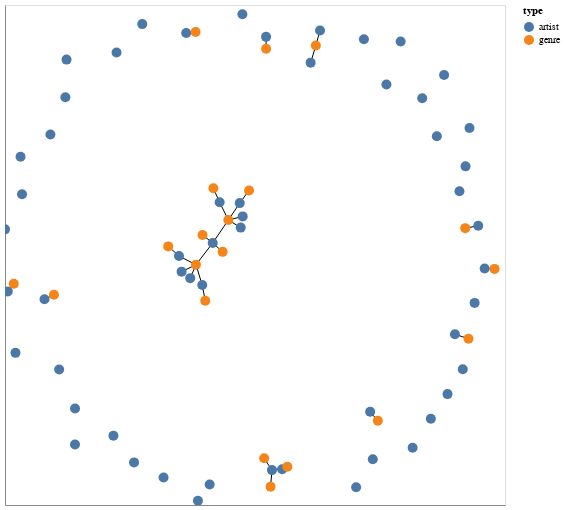

Notebook cell for this chart:
### Code cell
def draw_network(graph,labels=True,size_v=300):        #labels is true or false
    position = nx.spring_layout(graph)

    nodelayer = nxa.draw_networkx_nodes(graph,pos=position)
    edgeslayer = nxa.draw_networkx_edges(graph,pos=position)
    n1=nodelayer.mark_circle(size=size_v,opacity=1).encode(color='type:N',tooltip=['id:N'])
    text = nodelayer.mark_text(color='black').encode(
        text='id:N'
        )
    if labels:
        return(edgeslayer+n1+text)
    return((edgeslayer+n1).interactive())
draw_network(graph,False,100).properties(width=500,height=500)

### Figure 1 — Vega-Lite specification as saved in the notebook (floating-point values rounded to 4 significant figures)
{"config": {"view": {"continuousWidth": 300, "continuousHeight": 300}}, "layer": [{"data": {"name": "data-06151687056a7317da20674de4060321"}, "mark": {"type": "line", "color": "black", "opacity": 1.0, "strokeWidth": 1}, "encoding": {"detail": {"field": "edge", "type": "quantitative"}, "x": {"axis": {"grid": false, "labels": false, "ticks": false, "title": ""}, "field": "x", "type": "quantitative"}, "y": {"axis": {"grid": false, "labels": false, "ticks": false, "title": ""}, "field": "y", "type": "quantitative"}}, "name": "view_2"}, {"data": {"name": "data-1c3d204f7d761517b0c051d1f8096170"}, "mark": {"type": "circle", "opacity": 1, "size": 100}, "encoding": {"color": {"field": "type", "type": "nominal"}, "tooltip": [{"field": "id", "type": "nominal"}], "x": {"axis": {"grid": false, "labels": false, "ticks": false}, "field": "x", "type": "quantitative"}, "y": {"axis": {"grid": false, "labels": false, "ticks": false}, "field": "y", "type": "quantitative"}}}], "height": 500, "params": [{"name": "param_2", "select": {"type": "interval", "encodings": ["x", "y"]}, "bind": "scales", "views": ["view_2"]}], "width": 500, "$schema": "https://vega.github.io/schema/vega-lite/v5.8.0.json", "datasets": {"data-06151687056a7317da20674de4060321": [{"source": "Jensen McRae", "target": "gen z singer-songwriter", "x": 0.2226, "pair": ["Jensen McRae", "gen z singer-songwriter"], "y": 0.7695, "edge": 0}, {"source": "Jensen McRae", "target": "gen z singer-songwriter", "x": 0.2435, "pair": ["Jensen McRae", "gen z singer-songwriter"], "y": 0.8382, "edge": 0}, {"source": "gen z singer-songwriter", "target": "Sydney Rose", "x": 0.2435, "pair": ["gen z singer-songwriter", "Sydney Rose"], "y": 0.8382, "edge": 1}, {"source": "gen z singer-songwriter", "target": "Sydney Rose", "x": 0.2601, "pair": ["gen z singer-songwriter", "Sydney Rose"], "y": 0.8979, "edge": 1}, {"source": "Maisie Peters", "target": "alt z", "x": -0.06103, "pair": ["Maisie Peters", "alt z"], "y": 0.2076, "edge": 2}, {"source": "Maisie Peters", "target": "alt z", "x": -0.1067, "pair": ["Maisie Peters", "alt z"], "y": 0.1398, "edge": 2}, {"source": "Maisie Peters", "target": "uk pop", "x": -0.06103, "pair": ["Maisie Peters", "uk pop"], "y": 0.2076, "edge": 3}, {"source": "Maisie Peters", "target": "uk pop", "x": -0.02398, "pair": ["Maisie Peters", "uk pop"], "y": 0.2583, "edge": 3}, {"source": "alt z", "target": "Leanna Firestone", "x": -0.1067, "pair": ["alt z", "Leanna Firestone"], "y": 0.1398, "edge": 4}, {"source": "alt z", "target": "Leanna Firestone", "x": -0.04921, "pair": ["alt z", "Leanna Firestone"], "y": 0.1544, "edge": 4}, {"source": "alt z", "target": "Emei", "x": -0.1067, "pair": ["alt z", "Emei"], "y": 0.1398, "edge": 5}, {"source": "alt z", "target": "Emei", "x": -0.1415, "pair": ["alt z", "Emei"], "y": 0.2112, "edge": 5}, {"source": "alt z", "target": "chloe moriondo", "x": -0.1067, "pair": ["alt z", "chloe moriondo"], "y": 0.1398, "edge": 6}, {"source": "alt z", "target": "chloe moriondo", "x": -0.1691, "pair": ["alt z", "chloe moriondo"], "y": 0.04831, "edge": 6}, {"source": "alt z", "target": "Imani Graham", "x": -0.1067, "pair": ["alt z", "Imani Graham"], "y": 0.1398, "edge": 7}, {"source": "alt z", "target": "Imani Graham", "x": -0.0572, "pair": ["alt z", "Imani Graham"], "y": 0.1096, "edge": 7}, {"source": "The Beaches", "target": "toronto indie", "x": 0.893, "pair": ["The Beaches", "toronto indie"], "y": 0.1167, "edge": 8}, {"source": "The Beaches", "target": "toronto indie", "x": 0.8409, "pair": ["The Beaches", "toronto indie"], "y": 0.1075, "edge": 8}, {"source": "Blond", "target": "german indie", "x": -0.2752, "pair": ["Blond", "german indie"], "y": 0.8882, "edge": 9}, {"source": "Blond", "target": "german indie", "x": -0.2377, "pair": ["Blond", "german indie"], "y": 0.8921, "edge": 9}, {"source": "Dilla", "target": "neue neue deutsche welle", "x": 0.9186, "pair": ["Dilla", "neue neue deutsche welle"], "y": -0.05409, "edge": 10}, {"source": "Dilla", "target": "neue neue deutsche welle", "x": 0.9582, "pair": ["Dilla", "neue neue deutsche welle"], "y": -0.05553, "edge": 10}, {"source": "Chappell Roan", "target": "indie pop", "x": -0.304, "pair": ["Chappell Roan", "indie pop"], "y": -0.003796, "edge": 11}, {"source": "Chappell Roan", "target": "indie pop", "x": -0.2362, "pair": ["Chappell Roan", "indie pop"], "y": -0.03918, "edge": 11}, {"source": "Chappell Roan", "target": "springfield mo indie", "x": -0.304, "pair": ["Chappell Roan", "springfield mo indie"], "y": -0.003796, "edge": 12}, {"source": "Chappell Roan", "target": "springfield mo indie", "x": -0.3471, "pair": ["Chappell Roan", "springfield mo indie"], "y": 0.03444, "edge": 12}, {"source": "indie pop", "target": "Boyish", "x": -0.2362, "pair": ["indie pop", "Boyish"], "y": -0.03918, "edge": 13}, {"source": "indie pop", "target": "Boyish", "x": -0.2936, "pair": ["indie pop", "Boyish"], "y": -0.06656, "edge": 13}, {"source": "indie pop", "target": "chloe moriondo", "x": -0.2362, "pair": ["indie pop", "chloe moriondo"], "y": -0.03918, "edge": 14}, {"source": "indie pop", "target": "chloe moriondo", "x": -0.1691, "pair": ["indie pop", "chloe moriondo"], "y": 0.04831, "edge": 14}, {"source": "indie pop", "target": "Babygirl", "x": -0.2362, "pair": ["indie pop", "Babygirl"], "y": -0.03918, "edge": 15}, {"source": "indie pop", "target": "Babygirl", "x": -0.2591, "pair": ["indie pop", "Babygirl"], "y": -0.09256, "edge": 15}, {"source": "indie pop", "target": "Haley Blais", "x": -0.2362, "pair": ["indie pop", "Haley Blais"], "y": -0.03918, "edge": 16}, {"source": "indie pop", "target": "Haley Blais", "x": -0.2111, "pair": ["indie pop", "Haley Blais"], "y": -0.1203, "edge": 16}, {"source": "Emei", "target": "singer-songwriter pop", "x": -0.1415, "pair": ["Emei", "singer-songwriter pop"], "y": 0.2112, "edge": 17}, {"source": "Emei", "target": "singer-songwriter pop", "x": -0.1665, "pair": ["Emei", "singer-songwriter pop"], "y": 0.2667, "edge": 17}, {"source": "chloe moriondo", "target": "bedroom pop", "x": -0.1691, "pair": ["chloe moriondo", "bedroom pop"], "y": 0.04831, "edge": 18}, {"source": "chloe moriondo", "target": "bedroom pop", "x": -0.1294, "pair": ["chloe moriondo", "bedroom pop"], "y": 0.01255, "edge": 18}, {"source": "chloe moriondo", "target": "pov: indie", "x": -0.1691, "pair": ["chloe moriondo", "pov: indie"], "y": 0.04831, "edge": 19}, {"source": "chloe moriondo", "target": "pov: indie", "x": -0.2099, "pair": ["chloe moriondo", "pov: indie"], "y": 0.07998, "edge": 19}, {"source": "Chase Petra", "target": "socal indie", "x": -0.9889, "pair": ["Chase Petra", "socal indie"], "y": -0.1456, "edge": 20}, {"source": "Chase Petra", "target": "socal indie", "x": -0.9648, "pair": ["Chase Petra", "socal indie"], "y": -0.1148, "edge": 20}, {"source": "Them Fantasies", "target": "boston indie", "x": 0.04424, "pair": ["Them Fantasies", "boston indie"], "y": 0.8726, "edge": 21}, {"source": "Them Fantasies", "target": "boston indie", "x": 0.04445, "pair": ["Them Fantasies", "boston indie"], "y": 0.8249, "edge": 21}, {"source": "Good Boy Daisy", "target": "phoenix indie", "x": 0.7998, "pair": ["Good Boy Daisy", "phoenix indie"], "y": -0.3169, "edge": 22}, {"source": "Good Boy Daisy", "target": "phoenix indie", "x": 0.8539, "pair": ["Good Boy Daisy", "phoenix indie"], "y": -0.335, "edge": 22}, {"source": "Haley Blais", "target": "vancouver indie", "x": -0.2111, "pair": ["Haley Blais", "vancouver indie"], "y": -0.1203, "edge": 23}, {"source": "Haley Blais", "target": "vancouver indie", "x": -0.1991, "pair": ["Haley Blais", "vancouver indie"], "y": -0.1827, "edge": 23}, {"source": "Field Medic", "target": "small room", "x": -0.842, "pair": ["Field Medic", "small room"], "y": -0.177, "edge": 24}, {"source": "Field Medic", "target": "small room", "x": -0.8042, "pair": ["Field Medic", "small room"], "y": -0.1592, "edge": 24}, {"source": "flor", "target": "hopebeat", "x": 0.06789, "pair": ["flor", "hopebeat"], "y": -0.8604, "edge": 25}, {"source": "flor", "target": "hopebeat", "x": 0.06228, "pair": ["flor", "hopebeat"], "y": -0.9266, "edge": 25}, {"source": "flor", "target": "indie poptimism", "x": 0.06789, "pair": ["flor", "indie poptimism"], "y": -0.8604, "edge": 26}, {"source": "flor", "target": "indie poptimism", "x": 0.1293, "pair": ["flor", "indie poptimism"], "y": -0.8468, "edge": 26}, {"source": "flor", "target": "metropopolis", "x": 0.06789, "pair": ["flor", "metropopolis"], "y": -0.8604, "edge": 27}, {"source": "flor", "target": "metropopolis", "x": 0.03662, "pair": ["flor", "metropopolis"], "y": -0.8131, "edge": 27}, {"source": "Blondshell", "target": "bubblegrunge", "x": 0.4606, "pair": ["Blondshell", "bubblegrunge"], "y": -0.6268, "edge": 28}, {"source": "Blondshell", "target": "bubblegrunge", "x": 0.4914, "pair": ["Blondshell", "bubblegrunge"], "y": -0.6633, "edge": 28}], "data-1c3d204f7d761517b0c051d1f8096170": [{"type": "artist", "id": "Lia Pappas-Kemps", "y": -0.6551, "x": 0.7034}, {"type": "artist", "id": "Jensen McRae", "y": 0.7695, "x": 0.2226}, {"type": "genre", "id": "gen z singer-songwriter", "y": 0.8382, "x": 0.2435}, {"type": "artist", "id": "Maisie Peters", "y": 0.2076, "x": -0.06103}, {"type": "genre", "id": "alt z", "y": 0.1398, "x": -0.1067}, {"type": "genre", "id": "uk pop", "y": 0.2583, "x": -0.02398}, {"type": "artist", "id": "WATERBEAR", "y": 0.2548, "x": 0.8178}, {"type": "artist", "id": "Celia", "y": 0.3545, "x": 0.8421}, {"type": "artist", "id": "Juliana Madrid", "y": -0.1916, "x": 0.8784}, {"type": "artist", "id": "Chloe Dadd", "y": 0.7815, "x": -0.7539}, {"type": "artist", "id": "Lauren Juzang", "y": -0.7578, "x": -0.72}, {"type": "artist", "id": "ok.danke.tschüss", "y": -0.8296, "x": -0.4838}, {"type": "artist", "id": "Leanna Firestone", "y": 0.1544, "x": -0.04921}, {"type": "artist", "id": "Kayla Grace", "y": -0.6142, "x": -0.7198}, {"type": "artist", "id": "MELE", "y": -0.857, "x": 0.1084}, {"type": "artist", "id": "The Beaches", "y": 0.1167, "x": 0.893}, {"type": "genre", "id": "toronto indie", "y": 0.1075, "x": 0.8409}, {"type": "artist", "id": "Blond", "y": 0.8882, "x": -0.2752}, {"type": "genre", "id": "german indie", "y": 0.8921, "x": -0.2377}, {"type": "artist", "id": "Power Plush", "y": -0.4573, "x": 0.8311}, {"type": "artist", "id": "Dilla", "y": -0.05409, "x": 0.9186}, {"type": "genre", "id": "neue neue deutsche welle", "y": -0.05553, "x": 0.9582}, {"type": "artist", "id": "NoSo", "y": -0.4579, "x": -0.7833}, {"type": "artist", "id": "Chappell Roan", "y": -0.003796, "x": -0.304}, {"type": "genre", "id": "indie pop", "y": -0.03918, "x": -0.2362}, {"type": "genre", "id": "springfield mo indie", "y": 0.03444, "x": -0.3471}, {"type": "artist", "id": "Emei", "y": 0.2112, "x": -0.1415}, {"type": "genre", "id": "singer-songwriter pop", "y": 0.2667, "x": -0.1665}, {"type": "artist", "id": "Moira & Claire", "y": -0.8169, "x": 0.4712}, {"type": "artist", "id": "SOMOH", "y": 0.1025, "x": -1.0}, {"type": "artist", "id": "Casey Bishop", "y": 0.4751, "x": 0.7274}, {"type": "artist", "id": "Straats", "y": 0.9236, "x": -0.451}, {"type": "artist", "id": "Ethan Hibbs", "y": 0.3931, "x": -0.9378}, {"type": "artist", "id": "Boyish", "y": -0.06656, "x": -0.2936}, {"type": "artist", "id": "Sydney Rose", "y": 0.8979, "x": 0.2601}, {"type": "artist", "id": "chloe moriondo", "y": 0.04831, "x": -0.1691}, {"type": "genre", "id": "bedroom pop", "y": 0.01255, "x": -0.1294}, {"type": "genre", "id": "pov: indie", "y": 0.07998, "x": -0.2099}, {"type": "artist", "id": "Sophie Truax", "y": -0.9831, "x": -0.2283}, {"type": "artist", "id": "frown line", "y": -0.3914, "x": -0.9581}, {"type": "artist", "id": "Vines", "y": 0.6817, "x": 0.5258}, {"type": "artist", "id": "Ahli", "y": 0.9631, "x": -0.05043}, {"type": "artist", "id": "Caity Krone", "y": -0.9182, "x": -0.1813}, {"type": "artist", "id": "Amy Lawton", "y": 0.4821, "x": -0.8183}, {"type": "artist", "id": "Stevie Bill", "y": -0.5565, "x": 0.7701}, {"type": "artist", "id": "SKYLAR", "y": -0.7708, "x": 0.6305}, {"type": "artist", "id": "Eliza Harrison Smith", "y": 0.6273, "x": 0.6689}, {"type": "artist", "id": "Chase Petra", "y": -0.1456, "x": -0.9889}, {"type": "genre", "id": "socal indie", "y": -0.1148, "x": -0.9648}, {"type": "artist", "id": "EASHA", "y": 0.72, "x": 0.7564}, {"type": "artist", "id": "Mel Bryant & the Mercy Makers", "y": -0.8903, "x": -0.3657}, {"type": "artist", "id": "Them Fantasies", "y": 0.8726, "x": 0.04424}, {"type": "genre", "id": "boston indie", "y": 0.8249, "x": 0.04445}, {"type": "artist", "id": "Babygirl", "y": -0.09256, "x": -0.2591}, {"type": "artist", "id": "milk.", "y": -0.7227, "x": -0.5663}, {"type": "artist", "id": "Annika Kilkenny", "y": 0.2431, "x": -0.9319}, {"type": "artist", "id": "Good Boy Daisy", "y": -0.3169, "x": 0.7998}, {"type": "genre", "id": "phoenix indie", "y": -0.335, "x": 0.8539}, {"type": "artist", "id": "Haley Blais", "y": -0.1203, "x": -0.2111}, {"type": "genre", "id": "vancouver indie", "y": -0.1827, "x": -0.1991}, {"type": "artist", "id": "Willow Avalon", "y": 0.8539, "x": 0.5825}, {"type": "artist", "id": "Field Medic", "y": -0.177, "x": -0.842}, {"type": "genre", "id": "small room", "y": -0.1592, "x": -0.8042}, {"type": "artist", "id": "flor", "y": -0.8604, "x": 0.06789}, {"type": "genre", "id": "hopebeat", "y": -0.9266, "x": 0.06228}, {"type": "genre", "id": "indie poptimism", "y": -0.8468, "x": 0.1293}, {"type": "genre", "id": "metropopolis", "y": -0.8131, "x": 0.03662}, {"type": "artist", "id": "Alt Fiction", "y": 0.5076, "x": 0.858}, {"type": "artist", "id": "Jesse Detor", "y": 0.8633, "x": 0.4357}, {"type": "artist", "id": "Blusher", "y": -0.9286, "x": 0.4045}, {"type": "artist", "id": "Evan Honer", "y": 0.8103, "x": -0.5539}, {"type": "artist", "id": "Blondshell", "y": -0.6268, "x": 0.4606}, {"type": "genre", "id": "bubblegrunge", "y": -0.6633, "x": 0.4914}, {"type": "artist", "id": "Imani Graham", "y": 0.1096, "x": -0.0572}, {"type": "artist", "id": "chlothegod", "y": 0.6313, "x": -0.7584}]}}
